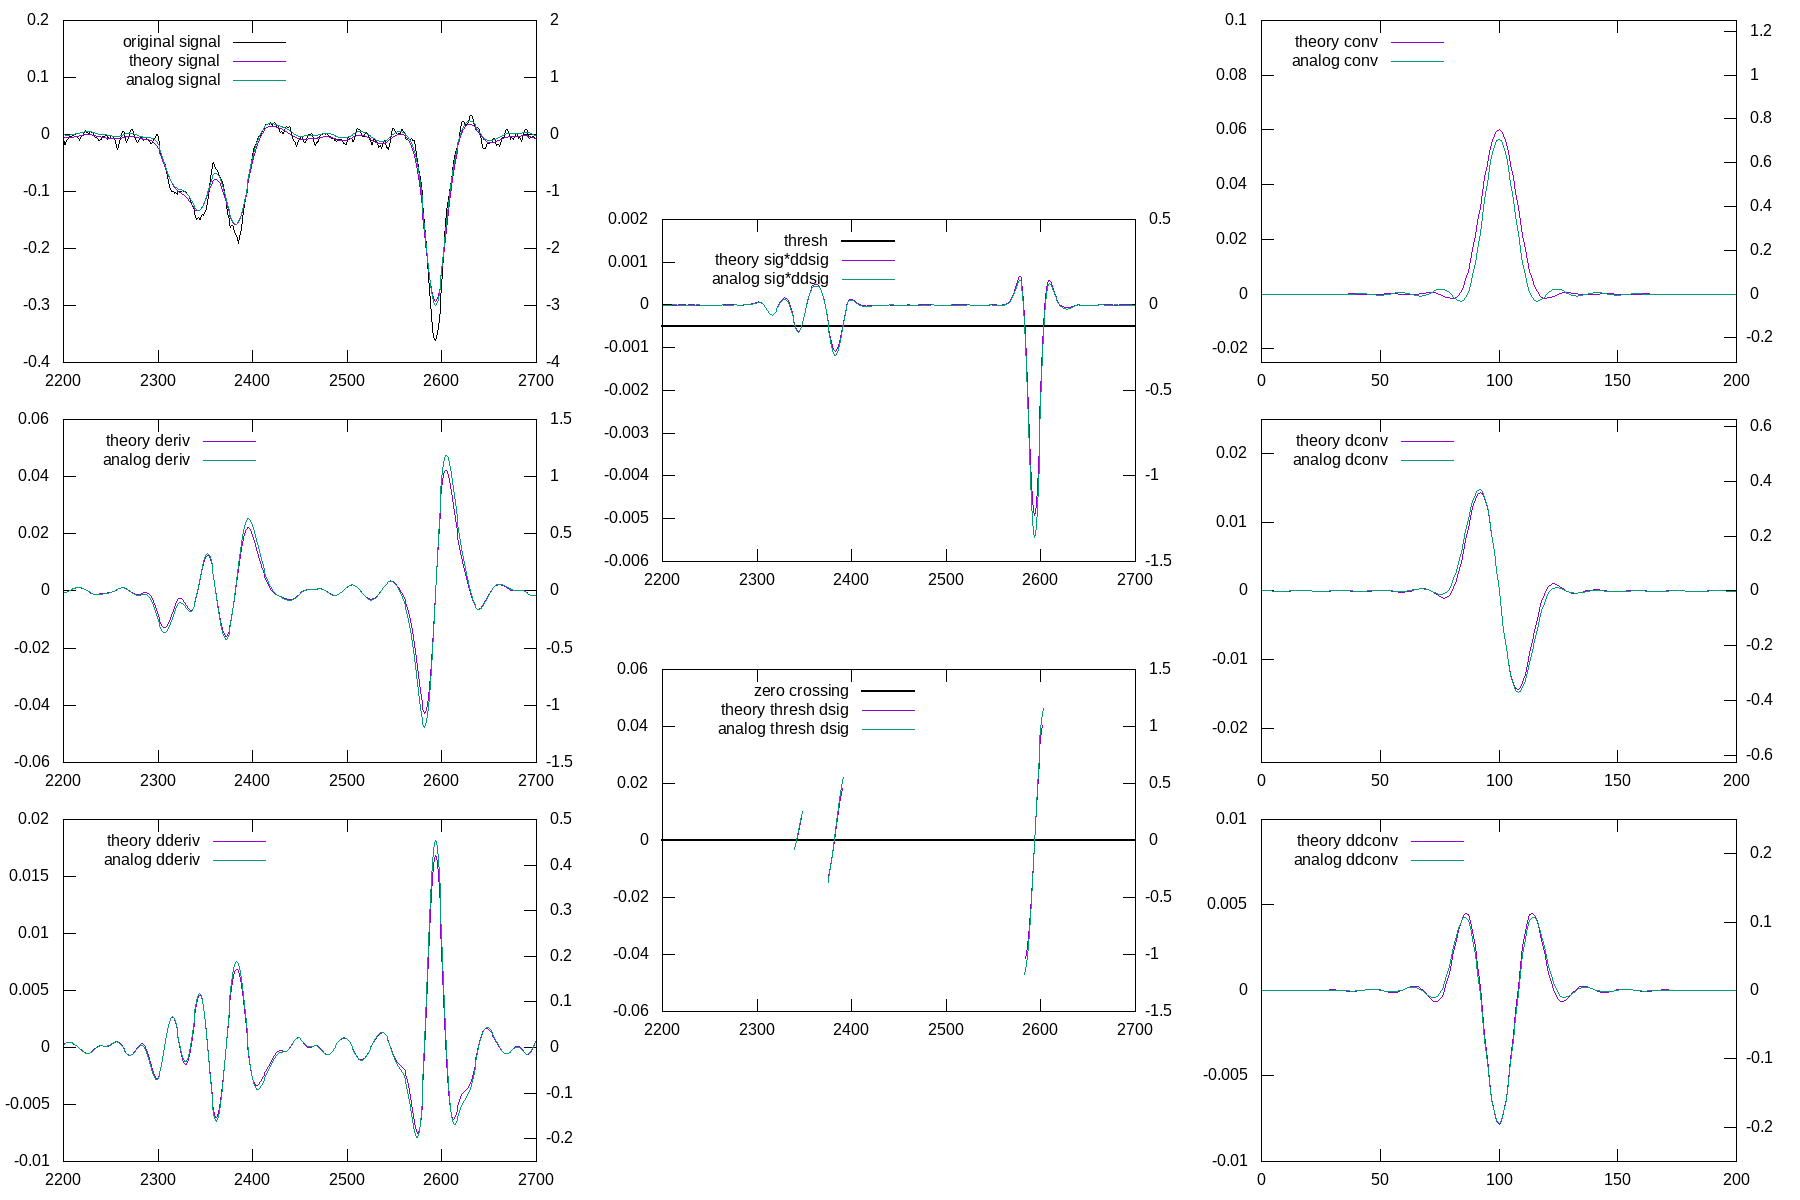

Recreate this plot in gnuplot.
#!/usr/bin/gnuplot -persist
#
#    
#    	G N U P L O T
#    	Version 5.2 patchlevel 2    last modified 2017-11-01 
#    
#    	Copyright (C) 1986-1993, 1998, 2004, 2007-2017
#    	Thomas Williams, Colin Kelley and many others
#    
#    	gnuplot home:     http://www.gnuplot.info
#    	faq, bugs, etc:   type "help FAQ"
#    	immediate help:   type "help"  (plot window: hit 'h')
# set terminal qt 0 font "Sans,9"
# set output
unset clip points
set clip one
unset clip two
set errorbars front 1.000000 
set border 31 front lt black linewidth 1.000 dashtype solid
set zdata 
set ydata 
set xdata 
set y2data 
set x2data 
set boxwidth
set style fill  empty border
set style rectangle back fc  bgnd fillstyle   solid 1.00 border lt -1
set style circle radius graph 0.02 
set style ellipse size graph 0.05, 0.03 angle 0 units xy
set dummy x, y
set format x "% h" 
set format y "% h" 
set format x2 "% h" 
set format y2 "% h" 
set format z "% h" 
set format cb "% h" 
set format r "% h" 
set ttics format "% h"
set timefmt "%d/%m/%y,%H:%M"
set angles radians
set tics back
unset grid
unset raxis
set theta counterclockwise right
set style parallel front  lt black linewidth 2.000 dashtype solid
set key title "" center
set key fixed right top vertical Right noreverse enhanced autotitle nobox
set key noinvert samplen 4 spacing 1 width 0 height 0 
set key maxcolumns 0 maxrows 0
set key noopaque
unset label
unset arrow
set style increment default
unset style line
unset style arrow
set style histogram clustered gap 2 title textcolor lt -1
unset object
set style textbox transparent margins  1.0,  1.0 border  lt -1 linewidth  1.0
set offsets 0, 0, 0, 0
set pointsize 1
set pointintervalbox 1
set encoding default
unset polar
unset parametric
unset decimalsign
unset micro
unset minussign
set view 60, 30, 1, 1
set view azimuth 0
set rgbmax 255
set samples 100, 100
set isosamples 10, 10
set surface 
unset contour
set cntrlabel  format '%8.3g' font '' start 5 interval 20
set mapping cartesian
set datafile separator whitespace
unset hidden3d
set cntrparam order 4
set cntrparam linear
set cntrparam levels auto 5
set cntrparam points 5
set size ratio 0 1,1
set origin 0,0
set style data lines
set style function lines
unset xzeroaxis
unset yzeroaxis
unset zzeroaxis
unset x2zeroaxis
unset y2zeroaxis
set xyplane relative 0.5
set tics scale  1, 0.5, 1, 1, 1
set mxtics default
set mytics default
set mztics default
set mx2tics default
set my2tics default
set mcbtics default
set mrtics default
set nomttics
set xtics border in scale 1,0.5 mirror norotate  autojustify
set xtics  norangelimit autofreq 
set ytics border in scale 1,0.5 mirror norotate  autojustify
set ytics  norangelimit logscale autofreq 
set ztics border in scale 1,0.5 nomirror norotate  autojustify
set ztics  norangelimit autofreq 
unset x2tics
unset y2tics
set cbtics border in scale 1,0.5 mirror norotate  autojustify
set cbtics  norangelimit autofreq 
set rtics axis in scale 1,0.5 nomirror norotate  autojustify
set rtics  norangelimit autofreq 
unset ttics
set title "" 
set title  font "" norotate
set timestamp bottom 
set timestamp "" 
set timestamp  font "" norotate
set trange [ * : * ] noreverse nowriteback
set urange [ * : * ] noreverse nowriteback
set vrange [ * : * ] noreverse nowriteback
set xlabel "" 
set xlabel  font "" textcolor lt -1 norotate
set x2label "" 
set x2label  font "" textcolor lt -1 norotate
set xrange [ 0.00000 : 200.000 ] noreverse nowriteback
set x2range [ -247.231 : 671.055 ] noreverse nowriteback
set ylabel "" 
set ylabel  font "" textcolor lt -1 rotate
set y2label "" 
set y2label  font "" textcolor lt -1 rotate
set yrange [ 4.88281e-05 : 1.00000 ] noreverse nowriteback
set y2range [ -0.0733657 : 0.0417215 ] noreverse nowriteback
set zlabel "" 
set zlabel  font "" textcolor lt -1 norotate
set zrange [ * : * ] noreverse nowriteback
set cblabel "" 
set cblabel  font "" textcolor lt -1 rotate
set cbrange [ * : * ] noreverse nowriteback
set rlabel "" 
set rlabel  font "" textcolor lt -1 norotate
set rrange [ * : * ] noreverse nowriteback
unset logscale
unset jitter
set zero 1e-08
set lmargin  -1
set bmargin  -1
set rmargin  -1
set tmargin  -1
set locale "en_US.UTF-8"
set pm3d explicit at s
set pm3d scansautomatic
set pm3d interpolate 1,1 flush begin noftriangles noborder corners2color mean
set pm3d nolighting
set palette positive nops_allcF maxcolors 0 gamma 1.5 color model RGB 
set palette rgbformulae 7, 5, 15
set colorbox default
set colorbox vertical origin screen 0.9, 0.2 size screen 0.05, 0.6 front  noinvert bdefault
set style boxplot candles range  1.50 outliers pt 7 separation 1 labels auto unsorted
set loadpath 
set fontpath 
set psdir
set fit brief errorvariables nocovariancevariables errorscaling prescale nowrap v5
file(i) = sprintf('/media/coffee/scratch/hamamatsu/dec2018/raw/CookieBox_waveforms.4pulses.image%04i.dat',i)
analog(i) = sprintf('/media/coffee/scratch/hamamatsu/dec2018/processed/CookieBox_waveforms.4pulses.image%04i.analogprocess.out',i)
theory(i) = sprintf('/media/coffee/scratch/hamamatsu/dec2018/processed/CookieBox_waveforms.4pulses.image%04i.analogtheory.out',i)
GNUTERM = "qt"
GPFUN_file = "file(i) = sprintf('/media/coffee/scratch/hamamatsu/dec2018/raw/CookieBox_waveforms.4pulses.image%04i.dat',i)"
GPFUN_analog = "analog(i) = sprintf('/media/coffee/scratch/hamamatsu/dec2018/processed/CookieBox_waveforms.4pulses.image%04i.analogprocess.out',i)"
GPFUN_theory = "theory(i) = sprintf('/media/coffee/scratch/hamamatsu/dec2018/processed/CookieBox_waveforms.4pulses.image%04i.analogtheory.out',i)"
i = 4901
orig = 7
sig = 9
dsig = 10
ddsig = 11
thresh = 12
deltas = 13
sfilt = 15 
dfilt = 16 
ddfilt = 17 

## Last datafile plotted: "/media/coffee/scratch/hamamatsu/dec2018/processed/CookieBox_waveforms.4pulses.image4901.analogprocess.out"
#set term png size 1800,1200
#set output 'figs/plotting.convolution_filters.png'
set term post eps size 6in,4in
set output 'figs/plotting.convolution_filters.eps'
set multiplot
set key top left
set size .333,.333
buf = .035
set lmargin screen buf
set rmargin screen 0.333-buf
set origin 0,.666
set auto y
set xrange [2200:2700]
set xtics 2200,100,2700
llim = -.4
hlim = .2
scale = 10
set yrange [llim:hlim]
set y2range [scale*llim:scale*hlim]
set y2tics nomirror
set ytics nomirror
plot	theory(i) u 0:orig lc -1 title 'original signal',\
	theory(i) u 0:sig lc 1 title 'theory signal',\
	analog(i) u 0:sig lc 2 axes x1y2 title 'analog signal'
	
set origin 0,.333
llim = -.06
hlim = .06
scale = 25
set yrange [llim:hlim]
set y2range [scale*llim:scale*hlim]
plot theory(i) u 0:dsig title 'theory deriv',\
	analog(i) u 0:dsig axes x1y2 title 'analog deriv'
set origin 0,0
llim = -.01
hlim = .02
scale = 25
set yrange [llim:hlim]
set y2range [scale*llim:scale*hlim]
plot theory(i) u 0:ddsig title 'theory dderiv',\
	analog(i) u 0:ddsig axes x1y2 title 'analog dderiv'
set xrange [0:200]
set lmargin screen 0.666+buf
set rmargin screen 1.0-buf
set origin 0.666,.666
set xtics 0,50,200
llim = -.025
hlim = .1
scale = 12.5
set yrange [llim:hlim]
set y2range [scale*llim:scale*hlim]
plot theory(i) u 0:sfilt title 'theory conv',\
	analog(i) u 0:sfilt axes x1y2 title 'analog conv'
set origin 0.666,.333
llim = -.025
hlim = .025
scale = 25
set yrange [llim:hlim]
set y2range [scale*llim:scale*hlim]
plot theory(i) u 0:dfilt title 'theory dconv',\
	analog(i) u 0:dfilt axes x1y2 title 'analog dconv'
set origin 0.666,0
llim = -.01
hlim = .01
scale = 25
set yrange [llim:hlim]
set y2range [scale*llim:scale*hlim]
plot theory(i) u 0:ddfilt title 'theory ddconv',\
	analog(i) u 0:ddfilt axes x1y2 title 'analog ddconv'

set xrange [2200:2700]
set xtics 2200,100,2700
set lmargin screen 0.333+buf
set rmargin screen 0.666-buf
set origin 0.333,.5
llim = -.006
hlim = .002
scale = 250
set yrange [llim:hlim]
set y2range [scale*llim:scale*hlim]
plot (-0.0005) lw 2 lc -1 title 'thresh' ,\
	theory(i) u 0:thresh lc 1 title 'theory sig*ddsig',\
	analog(i) u 0:thresh axes x1y2 lc 2 title 'analog sig*ddsig'
set origin 0.333,.125
llim = -.06
hlim = .06
scale = 25
set yrange [llim:hlim]
set y2range [scale*llim:scale*hlim]
plot (0) lw 2 lc -1 title 'zero crossing',\
	theory(i) u 0:(($13>0?$10:0./0)) lc 1 title 'theory thresh dsig',\
	analog(i) u 0:(($13>0?$10:0./0)) axes x1y2 lc 2 title 'analog thresh dsig'
set origin 0.333,0
unset multiplot
#    EOF
